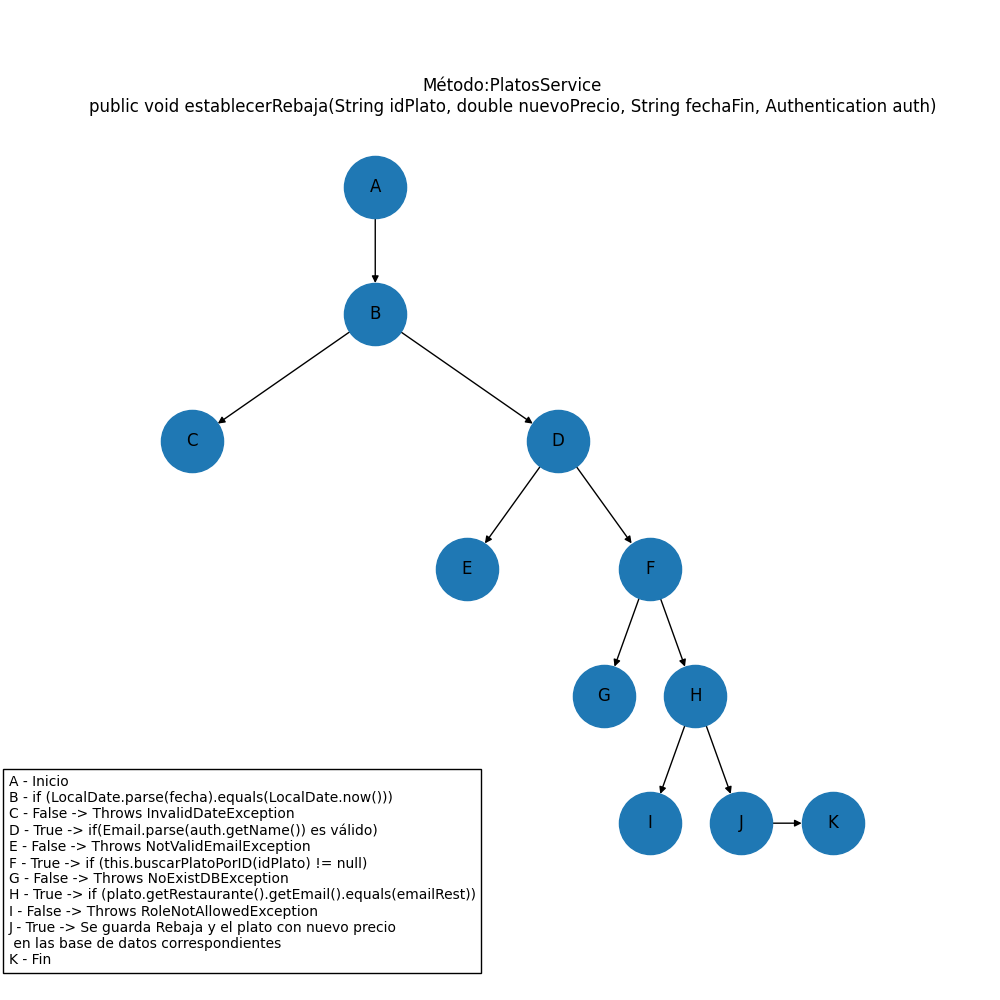

Generate this figure with Python:
import matplotlib.pyplot as plt
import networkx as nx



# 2. Crear un grafo vacío
G = nx.DiGraph()

G.add_edge("A", "B")
G.add_edge("B", "C")
G.add_edge("B", "D")

G.add_edge("D", "E")
G.add_edge("D", "F")

G.add_edge("F", "G")
G.add_edge("F", "H")
G.add_edge("H", "I")
G.add_edge("H", "J")
G.add_edge("J", "K")
pos = {
    "A": (0, 6),
    "B": (0, 5),
    "C": (-2, 4),
    "D": (2, 4),
    "E": (1, 3),
    "F": (3, 3),
    "G": (2.5, 2),
    "H": (3.5, 2),
    "I": (3, 1),
    "J": (4, 1),
    "K": (5, 1)
}



#Leyenda para el grafo, para saber que representa cada letra
legend_text = (
    "A - Inicio\n"
    "B - if (LocalDate.parse(fecha).equals(LocalDate.now()))\n"
    "C - False -> Throws InvalidDateException\n"
    "D - True -> if(Email.parse(auth.getName()) es válido)\n"
    "E - False -> Throws NotValidEmailException\n"
    "F - True -> if (this.buscarPlatoPorID(idPlato) != null)\n"
    "G - False -> Throws NoExistDBException\n"
    "H - True -> if (plato.getRestaurante().getEmail().equals(emailRest))\n"
    "I - False -> Throws RoleNotAllowedException\n"
    "J - True -> Se guarda Rebaja y el plato con nuevo precio\n en las base de datos correspondientes\n"
    "K - Fin"
)
plt.figure(figsize=(10, 10))
plt.text(
    -0.15, 0.15,
    legend_text,
    transform=plt.gca().transAxes,
    va='top',
    bbox=dict(facecolor='white', edgecolor='black')
)

#Dibujar el grafo
nx.draw(G, pos, with_labels=True, arrows=True, node_size=2000)
plt.title("Método:PlatosService\npublic void establecerRebaja(String idPlato, double nuevoPrecio, String fechaFin, Authentication auth)")
plt.savefig("grafo.png")
plt.show()
